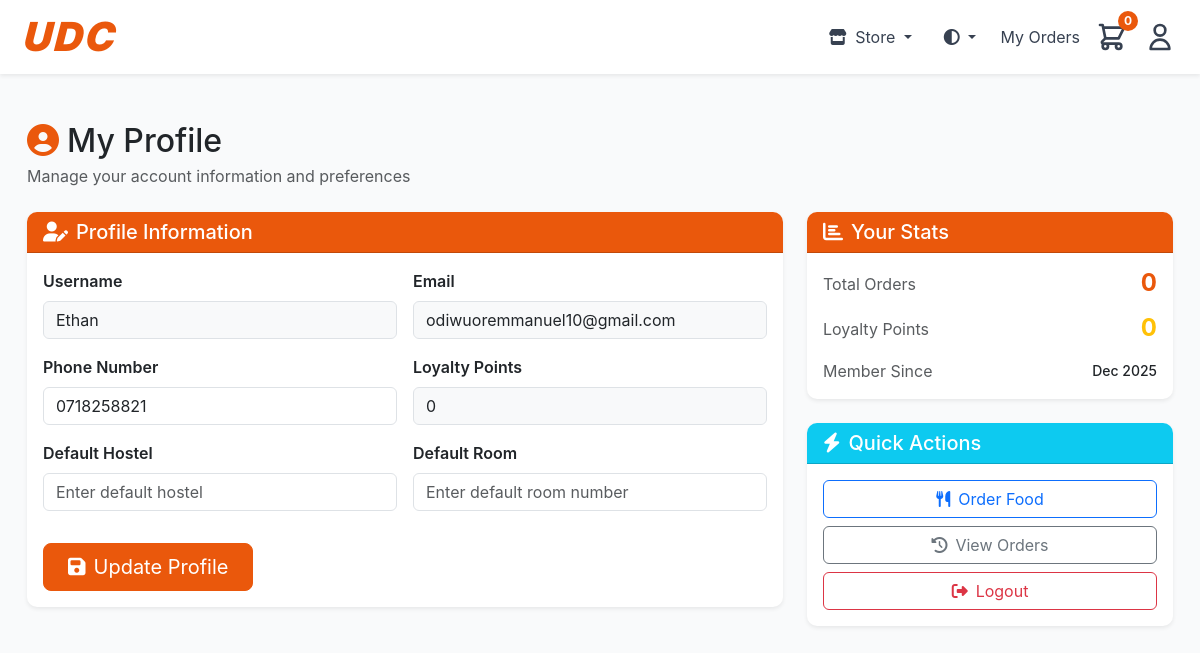
The app's page /profile/ (signed in), older data.
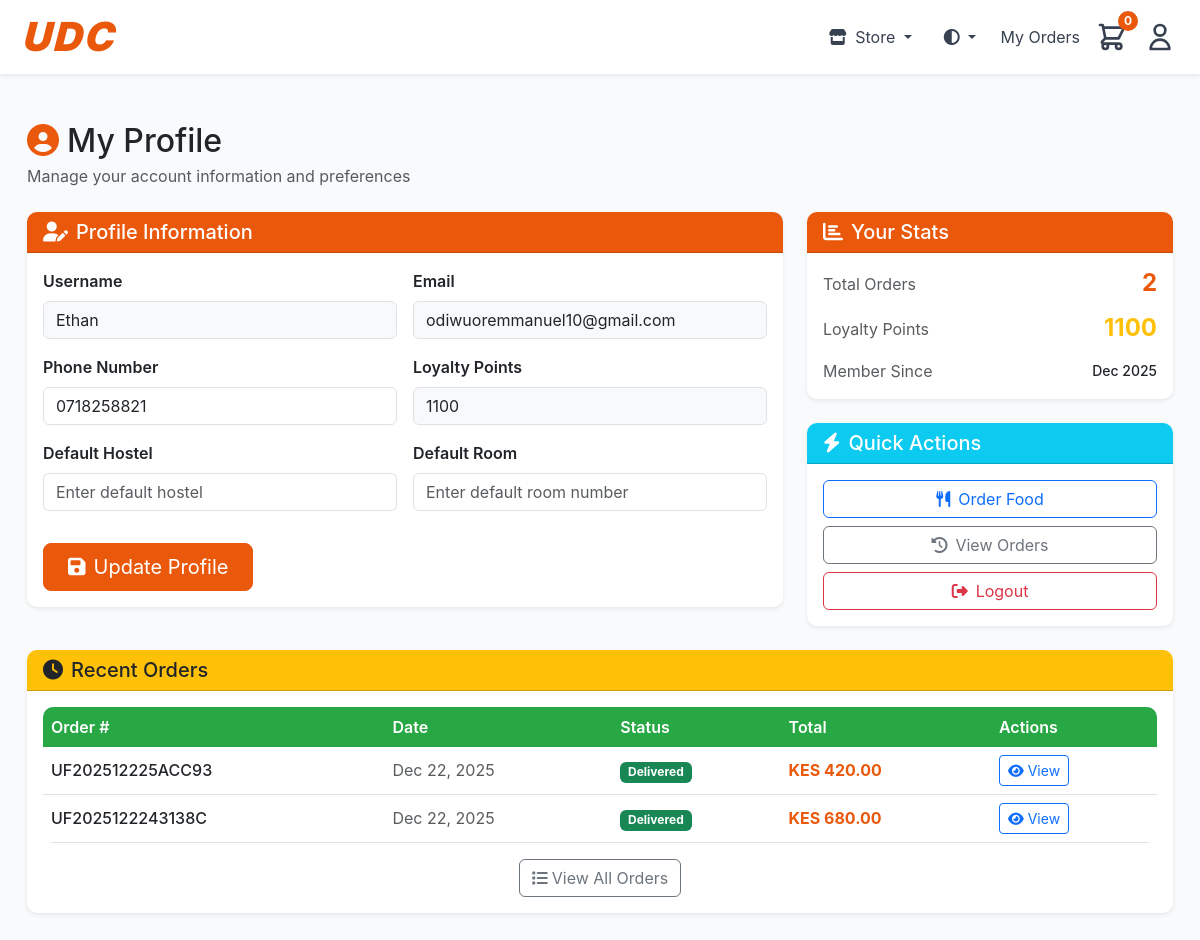
The same page, newer data.
### urbanfoods/models.py (models this page shows, shortened)
class User(AbstractUser):
    phone_number = models.CharField(max_length=15, blank=True)
    default_hostel = models.CharField(max_length=100, blank=True)
    default_room = models.CharField(max_length=50, blank=True)
    student_email = models.EmailField(unique=True, null=True, blank=True)
    loyalty_points = models.IntegerField(default=0)
    is_verified = models.BooleanField(default=False)

class Order(models.Model):
    STATUS_CHOICES = [
        ('pending', ' Pending'),
        ('preparing', ' Preparing'),
        ('out_for_delivery', ' Out for Delivery'),
        ('delivered', ' Delivered'),
        ('cancelled', ' Cancelled'),
    ]
    order_number = models.CharField(max_length=20, unique=True, editable=False)
    user = models.ForeignKey(User, on_delete=models.CASCADE, related_name='orders')
    status = models.CharField(max_length=20, choices=STATUS_CHOICES, default='pending')
    hostel = models.CharField(max_length=100)
    room_number = models.CharField(max_length=50)
    phone_number = models.CharField(max_length=15)
    delivery_notes = models.TextField(blank=True)
    subtotal = models.DecimalField(max_digits=10, decimal_places=2)
    delivery_fee = models.DecimalField(max_digits=10, decimal_places=2, default=0)
    total = models.DecimalField(max_digits=10, decimal_places=2)
    created_at = models.DateTimeField(auto_now_add=True)
    updated_at = models.DateTimeField(auto_now=True)
    estimated_delivery = models.DateTimeField(null=True, blank=True)
    delivered_at = models.DateTimeField(null=True, blank=True)
    cancellation_reason = models.TextField(blank=True)
    rating = models.IntegerField(null=True, blank=True, validators=[MinValueValidator(1), MinValueValidator(5)])
    review = models.TextField(blank=True)
    class Meta:
        ordering = ['-created_at']

### urbanfoods/views.py (the view, shortened to what this page needs)
# urls.py: path('profile/', views.profile, name='profile'),
@login_required
def profile(request):
    recent_orders = Order.objects.filter(user=request.user)[:5]
    context = {
        'recent_orders': recent_orders,
    }
    return render(request, 'profile.html', context)

### urbanfoods/context_processors.py (called while the page is built)
def store_type(request):
    return {
        'store_type': request.session.get('store_type', 'food')
    }

### urbanfoods/templates/profile.html (shortened to what the changed rows need)
{% extends 'base.html' %}
{% load static %}
{% block content %}
<div class="container-fluid py-4">
    <div class="row mb-4">
        <div class="col-12">
            <h1 class="h2 mb-1 text-dark"><i class="fas fa-user-circle text-primary me-2"></i>My Profile</h1>
        </div>
    </div>
    <div class="row g-4">
        <div class="col-lg-8">
            <div class="card shadow-sm border-0">
                <div class="card-body">
                    <form method="post" class="row g-3">
                        <div class="col-md-6">
                            <label for="username" class="form-label fw-semibold">Username</label>
                            <input type="text" class="form-control bg-light" id="username" value="{{ user.username }}" readonly>
                        </div>
                        <div class="col-md-6">
                            <label for="email" class="form-label fw-semibold">Email</label>
                            <input type="email" class="form-control bg-light" id="email" value="{{ user.email }}" readonly>
                        </div>
                        <div class="col-md-6">
                            <label for="phone_number" class="form-label fw-semibold">Phone Number</label>
                            <input type="tel" class="form-control" id="phone_number" name="phone_number"
                                   value="{{ user.phone_number }}" placeholder="Enter phone number">
                        </div>
                        <div class="col-md-6">
                            <label for="loyalty_points" class="form-label fw-semibold">Loyalty Points</label>
                            <input type="text" class="form-control bg-light" id="loyalty_points" value="{{ user.loyalty_points }}" readonly>
                        </div>
                    </form>
                </div>
            </div>
        </div>
        <div class="col-lg-4">
            <div class="card shadow-sm border-0 mb-4">
                <div class="card-body">
                        <div class="d-flex justify-content-between align-items-center mb-3">
                        <span class="text-muted">Total Orders</span>
                        <span class="h4 fw-bold mb-0" style="color: #ea580c;">{{ user.orders.count }}</span>
                    </div>
                    <div class="d-flex justify-content-between align-items-center mb-3">
                        <span class="text-muted">Loyalty Points</span>
                        <span class="h4 text-warning fw-bold mb-0">{{ user.loyalty_points }}</span>
                    </div>
                    <div class="d-flex justify-content-between align-items-center">
                        <span class="text-muted">Member Since</span>
                        <span class="small fw-medium">{{ user.date_joined|date:"M Y" }}</span>
                    </div>
                </div>
            </div>
        </div>
    </div>
    {% if recent_orders %}
    <div class="row mt-4">
        <div class="col-12">
            <div class="card shadow-sm border-0">
                <div class="card-header bg-warning text-dark">
                    <h5 class="mb-0"><i class="fas fa-clock me-2"></i>Recent Orders</h5>
                </div>
                <div class="card-body">
                    <div class="table-responsive">
                        <table class="table table-hover mb-0">
                            <thead class="table-light">
                                <tr>
                                    <th class="border-0 fw-semibold">Order #</th>
                                    <th class="border-0 fw-semibold">Date</th>
                                    <th class="border-0 fw-semibold">Status</th>
                                    <th class="border-0 fw-semibold">Total</th>
                                    <th class="border-0 fw-semibold">Actions</th>
                                </tr>
                            </thead>
                            <tbody>
                                {% for order in recent_orders %}
                                <tr class="align-middle">
                                    <td class="fw-medium">{{ order.order_number }}</td>
                                    <td class="text-muted">{{ order.created_at|date:"M d, Y" }}</td>
                                    <td>
                                        <span class="badge
                                            {% if order.status == 'delivered' %}bg-success
                                            {% elif order.status == 'cancelled' %}bg-danger
                                            {% else %}bg-secondary{% endif %}">
                                            {{ order.get_status_display }}
                                        </span>
                                    </td>
                                    <td class="fw-bold" style="color: #ea580c;">KES {{ order.total }}</td>
                                    <td>
                                        <a href="{% url 'order_detail' order.order_number %}" class="btn btn-outline-primary btn-sm">
                                            <i class="fas fa-eye me-1"></i>View
                                        </a>
                                    </td>
                                </tr>
                                {% endfor %}
                            </tbody>
                        </table>
                    </div>
                    <div class="text-center mt-3">
                        <a href="{% url 'my_orders' %}" class="btn btn-outline-secondary">
                            <i class="fas fa-list me-1"></i>View All Orders
                        </a>
                    </div>
                </div>
            </div>
        </div>
    </div>
    {% endif %}
</div>
{% endblock %}

Row changes from the older to the newer data that the page shows:
changed User "Ethan": loyalty_points "0" → "1100"; orders.count "0" → "2"
added Order: order_number "UF202512225ACC93", created_at "Dec 22, 2025", status "Delivered", total "420.00"
added Order: order_number "UF2025122243138C", created_at "Dec 22, 2025", status "Delivered", total "680.00"
Text that changed along with them:
text now shown: "Recent Orders Order # Date Status Total Actions View All Orders"
